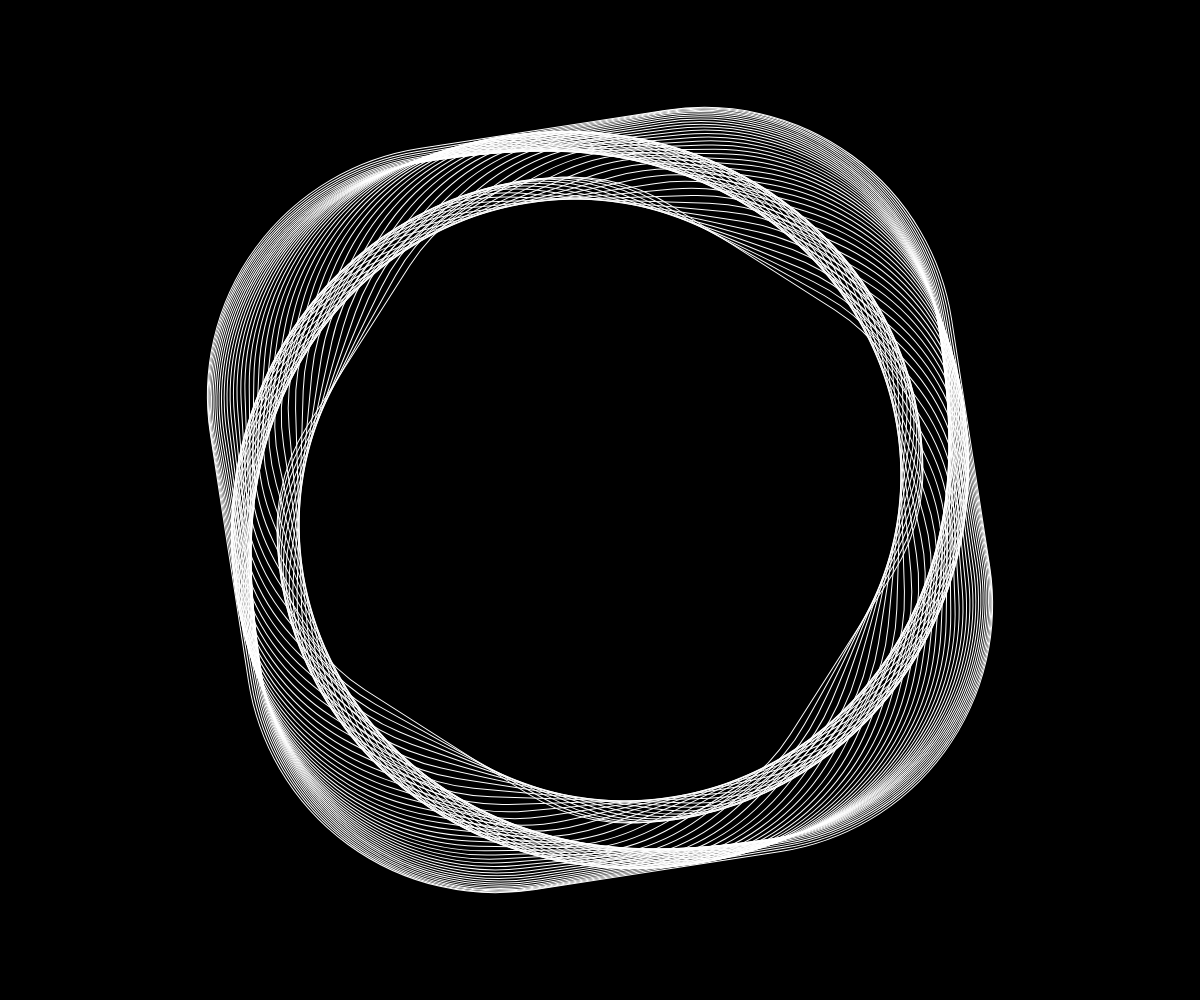
Frame 1 (no input)
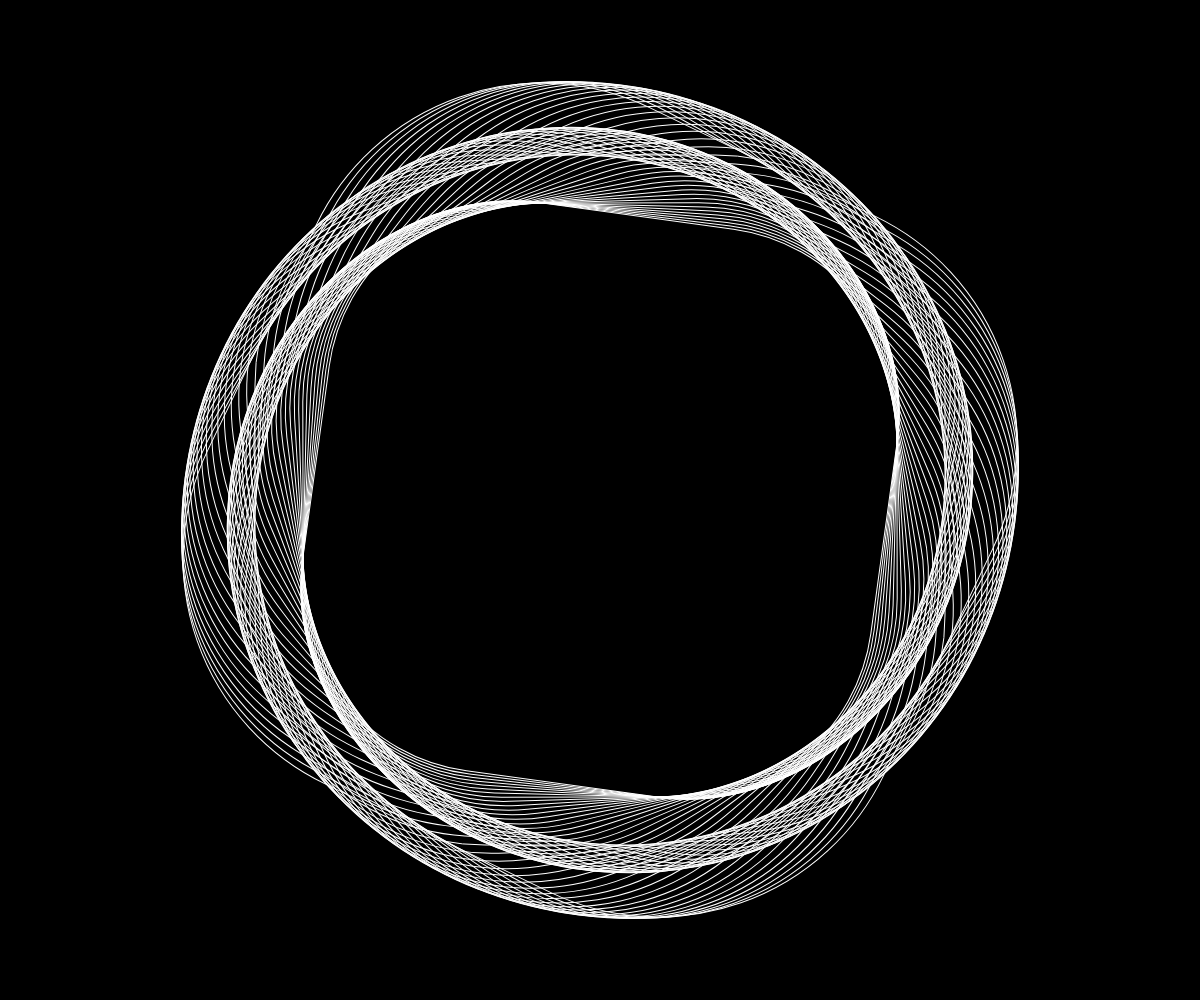
Frame 60 (no input)
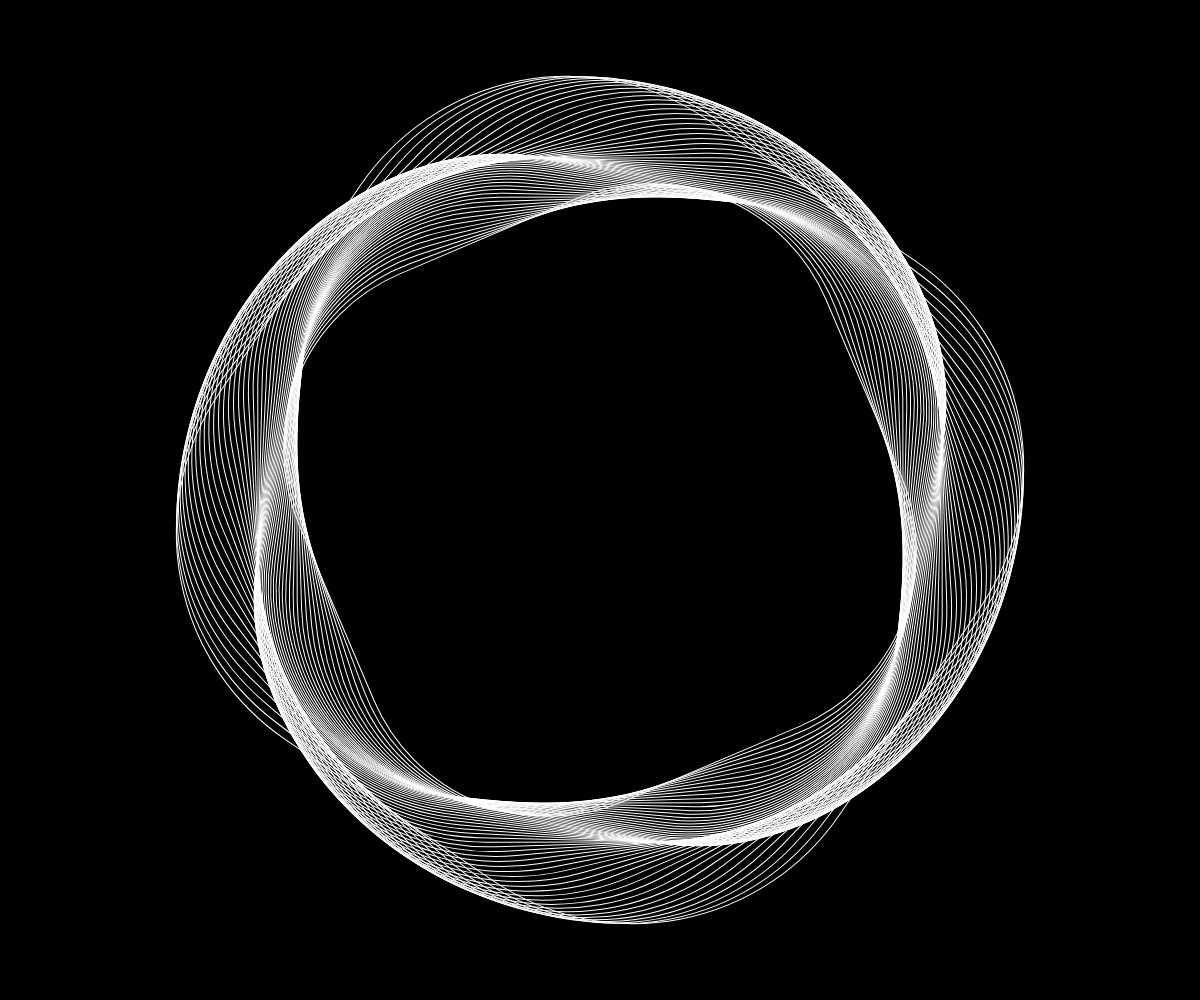
Frame 120 (the mouse pressed at the canvas centre since frame 60)

The p5.js sketch that drew these frames (run headless with seeded random() and noise() and a simulated clock; from frame 60 on, the mouse is pressed at the canvas centre):

// p5.js sketch
// ── sketch.js
function setup() {
  createCanvas(windowWidth, windowHeight);

  angleMode(DEGREES);
  rectMode(CENTER);
}

function draw() {
  background("black");
  noFill();
  stroke(255);

  translate(width / 2, height / 2);

  for (var i = -50; i < 10; i++) {
    push();

    // peut changer le * i et c'est koul
    rotate(sin(frameCount + i * 2) * 100);

    rect(0, 0, 600 - i * 3, 600 - i * 3, 200 - i);

    pop();
  }
}
